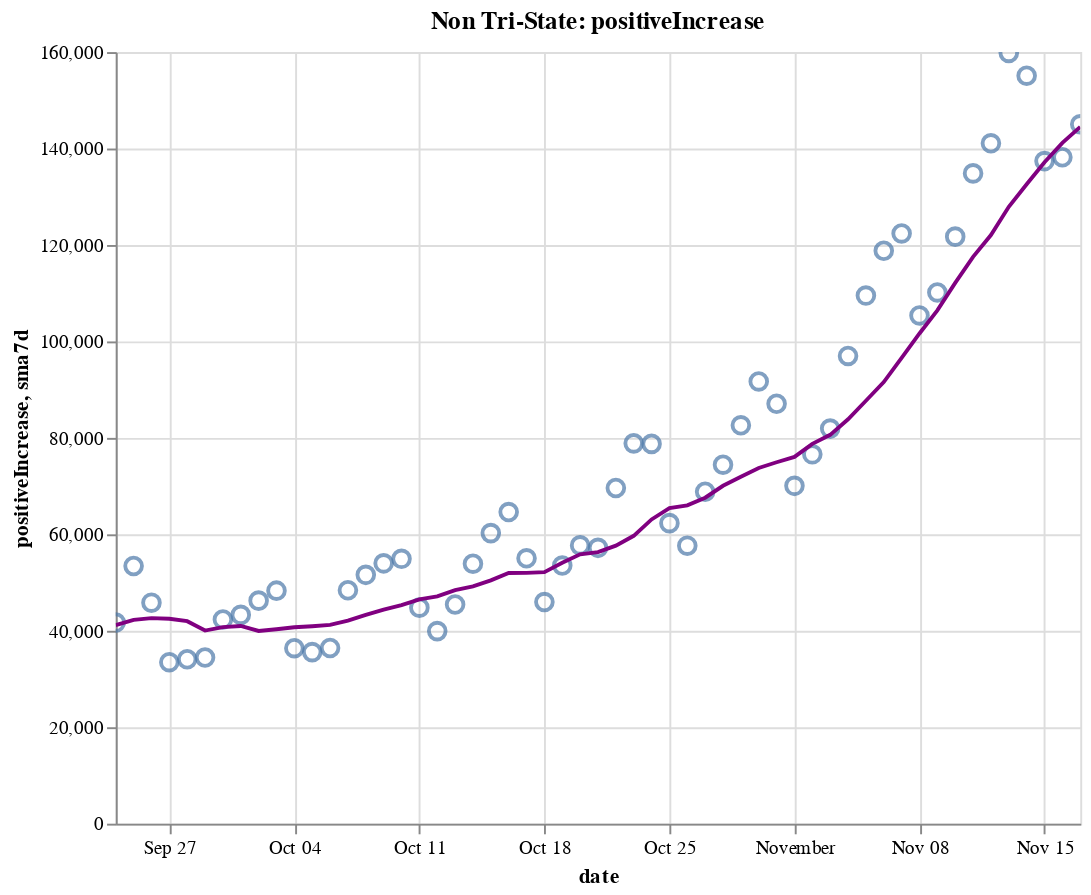

Source (notebook cell):
### Code cell
create_plot(non_tristate, 'positiveIncrease')

### Figure 1 — Vega-Lite specification as saved in the notebook (floating-point values rounded to 4 significant figures)
{"config": {"view": {"continuousWidth": 400, "continuousHeight": 300}}, "layer": [{"layer": [{"mark": {"type": "point", "size": 75}, "encoding": {"tooltip": [{"type": "temporal", "field": "date"}, {"type": "quantitative", "field": "positiveIncrease"}, {"type": "quantitative", "field": "sma7d"}], "x": {"type": "temporal", "field": "date"}, "y": {"type": "quantitative", "field": "positiveIncrease"}}, "selection": {"selector014": {"type": "interval", "bind": "scales", "encodings": ["x", "y"]}}}, {"mark": {"type": "line", "color": "purple"}, "encoding": {"x": {"type": "temporal", "field": "date"}, "y": {"type": "quantitative", "field": "sma7d"}}}]}, {"mark": {"type": "rule", "color": "#aaa"}, "encoding": {"x": {"type": "temporal", "field": "date"}}, "transform": [{"filter": {"selection": "selector013"}}]}, {"mark": "circle", "encoding": {"opacity": {"condition": {"value": 1, "selection": "selector013"}, "value": 0}, "tooltip": [{"type": "temporal", "field": "date"}, {"type": "quantitative", "field": "positiveIncrease"}, {"type": "quantitative", "field": "sma7d"}], "x": {"type": "temporal", "field": "date"}, "y": {"type": "quantitative", "field": "positiveIncrease"}}, "selection": {"selector013": {"type": "single", "encodings": ["x"], "on": "mouseover", "nearest": true, "empty": "none"}}}, {"mark": {"type": "text", "align": "left", "dx": 5, "dy": -5, "stroke": "white", "strokeWidth": 2}, "encoding": {"text": {"type": "quantitative", "field": "positiveIncrease"}, "tooltip": [{"type": "temporal", "field": "date"}, {"type": "quantitative", "field": "positiveIncrease"}, {"type": "quantitative", "field": "sma7d"}], "x": {"type": "temporal", "field": "date"}, "y": {"type": "quantitative", "field": "positiveIncrease"}}, "transform": [{"filter": {"selection": "selector013"}}]}, {"mark": {"type": "text", "align": "left", "dx": 5, "dy": -5}, "encoding": {"text": {"type": "quantitative", "field": "positiveIncrease"}, "tooltip": [{"type": "temporal", "field": "date"}, {"type": "quantitative", "field": "positiveIncrease"}, {"type": "quantitative", "field": "sma7d"}], "x": {"type": "temporal", "field": "date"}, "y": {"type": "quantitative", "field": "positiveIncrease"}}, "transform": [{"filter": {"selection": "selector013"}}]}], "data": {"name": "data-bd7e627bc489babe5fc3b8e57da3c6bb"}, "height": 400, "title": "Non Tri-State: positiveIncrease", "width": 500, "$schema": "https://vega.github.io/schema/vega-lite/v4.8.1.json", "datasets": {"data-bd7e627bc489babe5fc3b8e57da3c6bb": [{"date": "2020-09-24T00:00:00", "totalTestResultsIncrease": 900000.0, "positiveIncrease": 41700.0, "death": 148800.0, "deathIncrease": 908.0, "positiveRate": 0.046, "state": "Non Tri-State", "sma7d": 41170.0}, {"date": "2020-09-25T00:00:00", "totalTestResultsIncrease": 977000.0, "positiveIncrease": 53430.0, "death": 149700.0, "deathIncrease": 829.0, "positiveRate": 0.055, "state": "Non Tri-State", "sma7d": 42280.0}, {"date": "2020-09-26T00:00:00", "totalTestResultsIncrease": 989400.0, "positiveIncrease": 45830.0, "death": 150500.0, "deathIncrease": 859.0, "positiveRate": 0.046, "state": "Non Tri-State", "sma7d": 42620.0}, {"date": "2020-09-27T00:00:00", "totalTestResultsIncrease": 820100.0, "positiveIncrease": 33490.0, "death": 150800.0, "deathIncrease": 295.0, "positiveRate": 0.041, "state": "Non Tri-State", "sma7d": 42490.0}, {"date": "2020-09-28T00:00:00", "totalTestResultsIncrease": 1006000.0, "positiveIncrease": 34100.0, "death": 151100.0, "deathIncrease": 245.0, "positiveRate": 0.034, "state": "Non Tri-State", "sma7d": 41990.0}, {"date": "2020-09-29T00:00:00", "totalTestResultsIncrease": 815000.0, "positiveIncrease": 34460.0, "death": 151800.0, "deathIncrease": 725.0, "positiveRate": 0.042, "state": "Non Tri-State", "sma7d": 40050.0}, {"date": "2020-09-30T00:00:00", "totalTestResultsIncrease": 747700.0, "positiveIncrease": 42330.0, "death": 152800.0, "deathIncrease": 1040.0, "positiveRate": 0.057, "state": "Non Tri-State", "sma7d": 40760.0}, {"date": "2020-10-01T00:00:00", "totalTestResultsIncrease": 878000.0, "positiveIncrease": 43300.0, "death": 153600.0, "deathIncrease": 832.0, "positiveRate": 0.049, "state": "Non Tri-State", "sma7d": 40990.0}, {"date": "2020-10-02T00:00:00", "totalTestResultsIncrease": 991700.0, "positiveIncrease": 46250.0, "death": 154500.0, "deathIncrease": 822.0, "positiveRate": 0.047, "state": "Non Tri-State", "sma7d": 39970.0}, {"date": "2020-10-03T00:00:00", "totalTestResultsIncrease": 964800.0, "positiveIncrease": 48320.0, "death": 155200.0, "deathIncrease": 729.0, "positiveRate": 0.05, "state": "Non Tri-State", "sma7d": 40320.0}, {"date": "2020-10-04T00:00:00", "totalTestResultsIncrease": 857600.0, "positiveIncrease": 36390.0, "death": 155500.0, "deathIncrease": 348.0, "positiveRate": 0.042, "state": "Non Tri-State", "sma7d": 40740.0}, {"date": "2020-10-05T00:00:00", "totalTestResultsIncrease": 839900.0, "positiveIncrease": 35580.0, "death": 155900.0, "deathIncrease": 312.0, "positiveRate": 0.042, "state": "Non Tri-State", "sma7d": 40950.0}, {"date": "2020-10-06T00:00:00", "totalTestResultsIncrease": 792300.0, "positiveIncrease": 36420.0, "death": 156500.0, "deathIncrease": 612.0, "positiveRate": 0.046, "state": "Non Tri-State", "sma7d": 41230.0}, {"date": "2020-10-07T00:00:00", "totalTestResultsIncrease": 834500.0, "positiveIncrease": 48410.0, "death": 157400.0, "deathIncrease": 901.0, "positiveRate": 0.058, "state": "Non Tri-State", "sma7d": 42100.0}, {"date": "2020-10-08T00:00:00", "totalTestResultsIncrease": 915600.0, "positiveIncrease": 51600.0, "death": 158300.0, "deathIncrease": 963.0, "positiveRate": 0.056, "state": "Non Tri-State", "sma7d": 43280.0}, {"date": "2020-10-09T00:00:00", "totalTestResultsIncrease": 1008000.0, "positiveIncrease": 53980.0, "death": 159200.0, "deathIncrease": 880.0, "positiveRate": 0.054, "state": "Non Tri-State", "sma7d": 44390.0}, {"date": "2020-10-10T00:00:00", "totalTestResultsIncrease": 1078000.0, "positiveIncrease": 54920.0, "death": 159900.0, "deathIncrease": 650.0, "positiveRate": 0.051, "state": "Non Tri-State", "sma7d": 45330.0}, {"date": "2020-10-11T00:00:00", "totalTestResultsIncrease": 964200.0, "positiveIncrease": 44800.0, "death": 160300.0, "deathIncrease": 458.0, "positiveRate": 0.046, "state": "Non Tri-State", "sma7d": 46530.0}, {"date": "2020-10-12T00:00:00", "totalTestResultsIncrease": 815000.0, "positiveIncrease": 39930.0, "death": 160600.0, "deathIncrease": 271.0, "positiveRate": 0.049, "state": "Non Tri-State", "sma7d": 47150.0}, {"date": "2020-10-13T00:00:00", "totalTestResultsIncrease": 927400.0, "positiveIncrease": 45450.0, "death": 161300.0, "deathIncrease": 671.0, "positiveRate": 0.049, "state": "Non Tri-State", "sma7d": 48440.0}, {"date": "2020-10-14T00:00:00", "totalTestResultsIncrease": 857000.0, "positiveIncrease": 53910.0, "death": 162100.0, "deathIncrease": 791.0, "positiveRate": 0.063, "state": "Non Tri-State", "sma7d": 49230.0}, {"date": "2020-10-15T00:00:00", "totalTestResultsIncrease": 919700.0, "positiveIncrease": 60250.0, "death": 163000.0, "deathIncrease": 929.0, "positiveRate": 0.066, "state": "Non Tri-State", "sma7d": 50460.0}, {"date": "2020-10-16T00:00:00", "totalTestResultsIncrease": 1030000.0, "positiveIncrease": 64610.0, "death": 163800.0, "deathIncrease": 860.0, "positiveRate": 0.063, "state": "Non Tri-State", "sma7d": 51980.0}, {"date": "2020-10-17T00:00:00", "totalTestResultsIncrease": 1101000.0, "positiveIncrease": 55020.0, "death": 164600.0, "deathIncrease": 769.0, "positiveRate": 0.05, "state": "Non Tri-State", "sma7d": 52000.0}, {"date": "2020-10-18T00:00:00", "totalTestResultsIncrease": 924000.0, "positiveIncrease": 45950.0, "death": 165000.0, "deathIncrease": 379.0, "positiveRate": 0.05, "state": "Non Tri-State", "sma7d": 52160.0}, {"date": "2020-10-19T00:00:00", "totalTestResultsIncrease": 898100.0, "positiveIncrease": 53520.0, "death": 165400.0, "deathIncrease": 426.0, "positiveRate": 0.06, "state": "Non Tri-State", "sma7d": 54100.0}, {"date": "2020-10-20T00:00:00", "totalTestResultsIncrease": 825900.0, "positiveIncrease": 57710.0, "death": 166200.0, "deathIncrease": 801.0, "positiveRate": 0.07, "state": "Non Tri-State", "sma7d": 55860.0}, {"date": "2020-10-21T00:00:00", "totalTestResultsIncrease": 770100.0, "positiveIncrease": 57200.0, "death": 167200.0, "deathIncrease": 991.0, "positiveRate": 0.074, "state": "Non Tri-State", "sma7d": 56320.0}, {"date": "2020-10-22T00:00:00", "totalTestResultsIncrease": 1028000.0, "positiveIncrease": 69600.0, "death": 168300.0, "deathIncrease": 1108.0, "positiveRate": 0.068, "state": "Non Tri-State", "sma7d": 57660.0}, {"date": "2020-10-23T00:00:00", "totalTestResultsIncrease": 1173000.0, "positiveIncrease": 78860.0, "death": 169200.0, "deathIncrease": 888.0, "positiveRate": 0.067, "state": "Non Tri-State", "sma7d": 59700.0}, {"date": "2020-10-24T00:00:00", "totalTestResultsIncrease": 1162000.0, "positiveIncrease": 78760.0, "death": 170100.0, "deathIncrease": 869.0, "positiveRate": 0.068, "state": "Non Tri-State", "sma7d": 63090.0}, {"date": "2020-10-25T00:00:00", "totalTestResultsIncrease": 1025000.0, "positiveIncrease": 62320.0, "death": 170400.0, "deathIncrease": 361.0, "positiveRate": 0.061, "state": "Non Tri-State", "sma7d": 65420.0}, {"date": "2020-10-26T00:00:00", "totalTestResultsIncrease": 957700.0, "positiveIncrease": 57650.0, "death": 170800.0, "deathIncrease": 358.0, "positiveRate": 0.06, "state": "Non Tri-State", "sma7d": 66010.0}, {"date": "2020-10-27T00:00:00", "totalTestResultsIncrease": 926400.0, "positiveIncrease": 68820.0, "death": 171700.0, "deathIncrease": 895.0, "positiveRate": 0.074, "state": "Non Tri-State", "sma7d": 67600.0}, {"date": "2020-10-28T00:00:00", "totalTestResultsIncrease": 902800.0, "positiveIncrease": 74440.0, "death": 172700.0, "deathIncrease": 983.0, "positiveRate": 0.082, "state": "Non Tri-State", "sma7d": 70070.0}, {"date": "2020-10-29T00:00:00", "totalTestResultsIncrease": 1085000.0, "positiveIncrease": 82610.0, "death": 173700.0, "deathIncrease": 1017.0, "positiveRate": 0.076, "state": "Non Tri-State", "sma7d": 71920.0}, {"date": "2020-10-30T00:00:00", "totalTestResultsIncrease": 1182000.0, "positiveIncrease": 91710.0, "death": 174600.0, "deathIncrease": 907.0, "positiveRate": 0.078, "state": "Non Tri-State", "sma7d": 73760.0}, {"date": "2020-10-31T00:00:00", "totalTestResultsIncrease": 1155000.0, "positiveIncrease": 87090.0, "death": 175500.0, "deathIncrease": 949.0, "positiveRate": 0.075, "state": "Non Tri-State", "sma7d": 74950.0}, {"date": "2020-11-01T00:00:00", "totalTestResultsIncrease": 988900.0, "positiveIncrease": 70050.0, "death": 175900.0, "deathIncrease": 370.0, "positiveRate": 0.071, "state": "Non Tri-State", "sma7d": 76050.0}, {"date": "2020-11-02T00:00:00", "totalTestResultsIncrease": 1089000.0, "positiveIncrease": 76590.0, "death": 176400.0, "deathIncrease": 448.0, "positiveRate": 0.07, "state": "Non Tri-State", "sma7d": 78760.0}, {"date": "2020-11-03T00:00:00", "totalTestResultsIncrease": 953100.0, "positiveIncrease": 81920.0, "death": 177900.0, "deathIncrease": 1496.0, "positiveRate": 0.086, "state": "Non Tri-State", "sma7d": 80630.0}, {"date": "2020-11-04T00:00:00", "totalTestResultsIncrease": 1037000.0, "positiveIncrease": 96990.0, "death": 178900.0, "deathIncrease": 1067.0, "positiveRate": 0.094, "state": "Non Tri-State", "sma7d": 83850.0}, {"date": "2020-11-05T00:00:00", "totalTestResultsIncrease": 1296000.0, "positiveIncrease": 109500.0, "death": 180000.0, "deathIncrease": 1077.0, "positiveRate": 0.085, "state": "Non Tri-State", "sma7d": 87690.0}, {"date": "2020-11-06T00:00:00", "totalTestResultsIncrease": 1326000.0, "positiveIncrease": 118800.0, "death": 181100.0, "deathIncrease": 1140.0, "positiveRate": 0.09, "state": "Non Tri-State", "sma7d": 91560.0}, {"date": "2020-11-07T00:00:00", "totalTestResultsIncrease": 1142000.0, "positiveIncrease": 122400.0, "death": 182200.0, "deathIncrease": 1077.0, "positiveRate": 0.107, "state": "Non Tri-State", "sma7d": 96610.0}, {"date": "2020-11-08T00:00:00", "totalTestResultsIncrease": 1112000.0, "positiveIncrease": 105400.0, "death": 182700.0, "deathIncrease": 464.0, "positiveRate": 0.095, "state": "Non Tri-State", "sma7d": 101700.0}, {"date": "2020-11-09T00:00:00", "totalTestResultsIncrease": 1246000.0, "positiveIncrease": 110200.0, "death": 183200.0, "deathIncrease": 516.0, "positiveRate": 0.088, "state": "Non Tri-State", "sma7d": 106500.0}, {"date": "2020-11-10T00:00:00", "totalTestResultsIncrease": 1083000.0, "positiveIncrease": 121700.0, "death": 184500.0, "deathIncrease": 1285.0, "positiveRate": 0.112, "state": "Non Tri-State", "sma7d": 112100.0}, {"date": "2020-11-11T00:00:00", "totalTestResultsIncrease": 1137000.0, "positiveIncrease": 134800.0, "death": 186000.0, "deathIncrease": 1520.0, "positiveRate": 0.119, "state": "Non Tri-State", "sma7d": 117500.0}, {"date": "2020-11-12T00:00:00", "totalTestResultsIncrease": 1264000.0, "positiveIncrease": 141100.0, "death": 187100.0, "deathIncrease": 1046.0, "positiveRate": 0.112, "state": "Non Tri-State", "sma7d": 122100.0}, {"date": "2020-11-13T00:00:00", "totalTestResultsIncrease": 1392000.0, "positiveIncrease": 159800.0, "death": 188300.0, "deathIncrease": 1242.0, "positiveRate": 0.115, "state": "Non Tri-State", "sma7d": 127900.0}, {"date": "2020-11-14T00:00:00", "totalTestResultsIncrease": 1451000.0, "positiveIncrease": 155100.0, "death": 189600.0, "deathIncrease": 1274.0, "positiveRate": 0.107, "state": "Non Tri-State", "sma7d": 132600.0}, {"date": "2020-11-15T00:00:00", "totalTestResultsIncrease": 1357000.0, "positiveIncrease": 137400.0, "death": 190200.0, "deathIncrease": 632.0, "positiveRate": 0.101, "state": "Non Tri-State", "sma7d": 137200.0}, {"date": "2020-11-16T00:00:00", "totalTestResultsIncrease": 1266000.0, "positiveIncrease": 138200.0, "death": 190700.0, "deathIncrease": 519.0, "positiveRate": 0.109, "state": "Non Tri-State", "sma7d": 141200.0}, {"date": "2020-11-17T00:00:00", "totalTestResultsIncrease": 1275000.0, "positiveIncrease": 145000.0, "death": 192200.0, "deathIncrease": 1487.0, "positiveRate": 0.114, "state": "Non Tri-State", "sma7d": 144500.0}]}}
